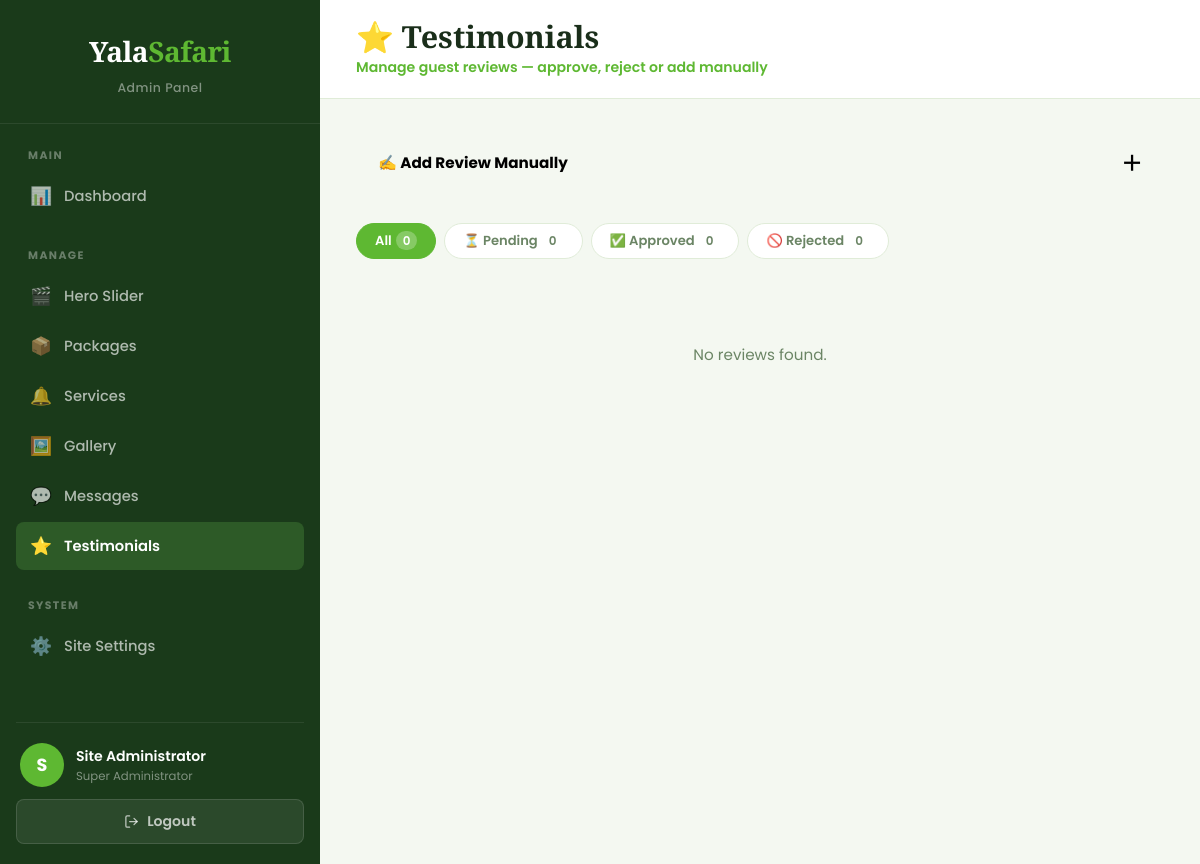
/admin/testimonials.php (signed in), run on an earlier commit of the app's database.
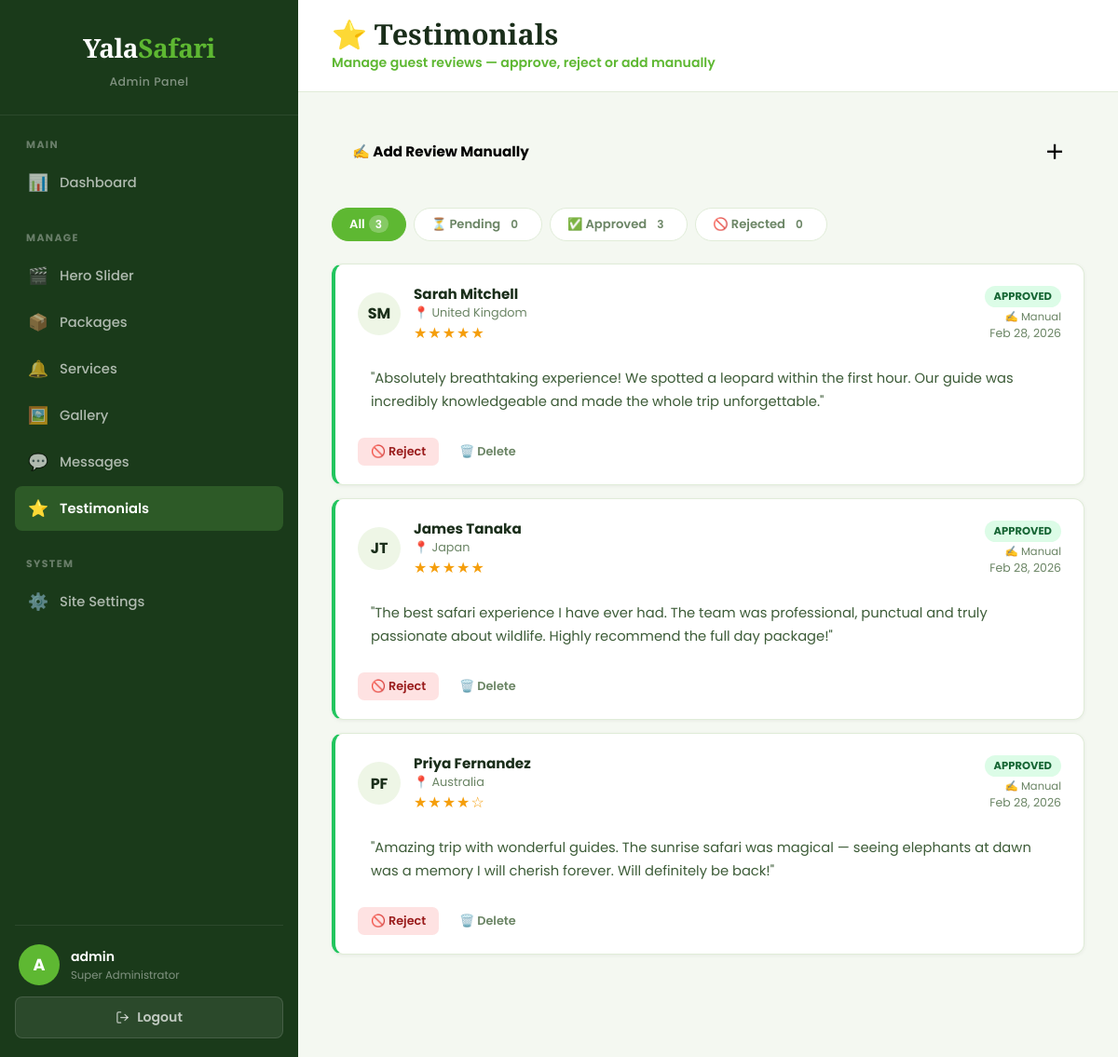
And on a later commit of the database.
### tables this page shows
CREATE TABLE IF NOT EXISTS `testimonials` (
  `id`         INT AUTO_INCREMENT PRIMARY KEY,
  `name`       VARCHAR(100) NOT NULL,
  `location`   VARCHAR(100),
  `rating`     TINYINT DEFAULT 5,
  `message`    TEXT NOT NULL,
  `photo`      VARCHAR(255),
  `source`     ENUM('website','manual') DEFAULT 'website',
  `status`     ENUM('pending','approved','rejected') DEFAULT 'pending',
  `created_at` TIMESTAMP DEFAULT CURRENT_TIMESTAMP
);

### admin/includes/auth.php (called while the page is built, shortened)
<?php
function currentAdmin(): array {
    return [
        'id'       => $_SESSION['admin_id']   ?? 0,
        'username' => $_SESSION['admin_user'] ?? '',
        'name'     => $_SESSION['admin_name'] ?? 'Admin',
    ];
}

### admin/testimonials.php (the view, shortened to what the changed rows need)
<?php
require_once __DIR__ . '/includes/auth.php';
$db = getDB();
$db->query("CREATE TABLE IF NOT EXISTS `testimonials` (
  `id`         INT AUTO_INCREMENT PRIMARY KEY,
  `name`       VARCHAR(100) NOT NULL,
  `location`   VARCHAR(100),
  `rating`     TINYINT DEFAULT 5,
  `message`    TEXT NOT NULL,
  `photo`      VARCHAR(255),
  `source`     ENUM('website','manual') DEFAULT 'website',
  `status`     ENUM('pending','approved','rejected') DEFAULT 'pending',
  `created_at` TIMESTAMP DEFAULT CURRENT_TIMESTAMP
) ENGINE=InnoDB DEFAULT CHARSET=utf8mb4");
$filter  = $_GET['filter'] ?? 'all';
$where   = $filter !== 'all' ? "WHERE status='$filter'" : '';
$reviews = $db->query("SELECT * FROM testimonials $where ORDER BY created_at DESC")->fetch_all(MYSQLI_ASSOC);
$counts = [];
foreach (['pending','approved','rejected'] as $s) {
    $counts[$s] = $db->query("SELECT COUNT(*) FROM testimonials WHERE status='$s'")->fetch_row()[0];
}
$counts['all'] = array_sum($counts);
function stars(int $n): string {
    return str_repeat('★', $n) . str_repeat('☆', 5 - $n);
}
function initials(string $name): string {
    $parts = explode(' ', trim($name));
    return strtoupper(substr($parts[0],0,1) . (isset($parts[1]) ? substr($parts[1],0,1) : ''));
}
?>
<!DOCTYPE html>
<html lang="en">
<head>
  <link rel="stylesheet" href="css/admin.css"/>
  <link rel="stylesheet" href="css/settings.css"/>
</head>
<body>
<?php require_once 'includes/sidebar.php'; ?>
<main class="admin-main">
  <div class="admin-topbar">
    <div class="topbar-title">
      <h1>⭐ Testimonials</h1>
    </div>
  </div>
  <div class="admin-content">
    <div class="filter-tabs">
      <?php foreach (['all'=>'All','pending'=>'⏳ Pending','approved'=>'✅ Approved','rejected'=>'🚫 Rejected'] as $key => $label): ?>
        <a href="?filter=<?= $key ?>" class="filter-tab <?= $filter === $key ? 'active' : '' ?>">
          <?= $label ?><span class="tab-count"><?= $counts[$key] ?></span>
        </a>
      <?php endforeach; ?>
    </div>
    <?php if (empty($reviews)): ?>
      <div class="empty-state">
        <p>No reviews found<?= $filter !== 'all' ? " with status <strong>$filter</strong>" : '' ?>.</p>
      </div>
    <?php else: ?>
      <?php foreach ($reviews as $r): ?>
        <div class="review-card <?= $r['status'] ?>">
          <div class="review-header">
            <?php if (!empty($r['photo'])): ?>
              <img class="review-avatar" src="../<?= htmlspecialchars($r['photo']) ?>" alt="<?= htmlspecialchars($r['name']) ?>"
                   onerror="this.style.display='none';this.nextElementSibling.style.display='flex'"/>
              <div class="review-avatar-init" style="display:none"><?= initials($r['name']) ?></div>
            <?php else: ?>
              <div class="review-avatar-init"><?= initials($r['name']) ?></div>
            <?php endif; ?>
            <div>
              <div class="review-name"><?= htmlspecialchars($r['name']) ?></div>
              <?php if ($r['location']): ?>
                <div class="review-location">📍 <?= htmlspecialchars($r['location']) ?></div>
              <?php endif; ?>
              <div class="review-stars"><?= stars((int)$r['rating']) ?></div>
            </div>
            <div class="review-meta">
              <span class="status-pill <?= $r['status'] ?>"><?= $r['status'] ?></span>
              <div class="review-source"><?= $r['source'] === 'manual' ? '✍️ Manual' : '🌐 Website' ?></div>
              <div><?= date('M d, Y', strtotime($r['created_at'])) ?></div>
            </div>
          </div>
          <div class="review-message">"<?= htmlspecialchars($r['message']) ?>"</div>
          <div class="review-actions">
            <?php if ($r['status'] !== 'rejected'): ?>
              <form method="POST" style="display:inline">
                <button type="submit" class="btn-reject">🚫 Reject</button>
              </form>
            <?php endif; ?>
            <form method="POST" style="display:inline" onsubmit="return confirm('Delete this review permanently?')">
              <button type="submit" class="btn-delete">🗑️ Delete</button>
            </form>
          </div>
        </div>
      <?php endforeach; ?>
    <?php endif; ?>
  </div>
</main>
</body>
</html>

### admin/includes/sidebar.php (shortened to what the changed rows need)
<?php
$admin        = currentAdmin();
$initial = strtoupper(substr($admin['name'], 0, 1));
?>
<aside class="sidebar" id="sidebar">
  <div class="sidebar-profile">
    <div class="profile-avatar"><?= htmlspecialchars($initial) ?></div>
    <div class="profile-info">
      <div class="profile-name"><?= htmlspecialchars($admin['name']) ?></div>
      <div class="profile-role">Super Administrator</div>
    </div>
  </div>
</aside>

What changed in the data, as far as the page shows it:
added testimonials: name "SM", name "Sarah Mitchell", location "United Kingdom", rating "★★★★★", status "APPROVED", source "✍️ Manual", created_at "Feb 28, 2026", message "Absolutely breathtaking experience! We spotted a leopard within the first hour. Our guide was incredibly knowledgeable and made the whole trip unforgettable."
added testimonials: name "JT", name "James Tanaka", location "Japan", rating "★★★★★", status "APPROVED", source "✍️ Manual", created_at "Feb 28, 2026", message "The best safari experience I have ever had. The team was professional, punctual and truly passionate about wildlife. Highly recommend the full day package!"
added testimonials: name "PF", name "Priya Fernandez", location "Australia", rating "★★★★☆", status "APPROVED", source "✍️ Manual", created_at "Feb 28, 2026", message "Amazing trip with wonderful guides. The sunrise safari was magical — seeing elephants at dawn was a memory I will cherish forever. Will definitely be back!"
Also different on the page:
$initial: "S" → "A"
$admin['name']: "Site Administrator" → "admin"
new list line: "All 3"
new list line: "✅ Approved 3"
list line gone: "All 0"
list line gone: "✅ Approved 0"
text no longer shown: "No reviews found ."
